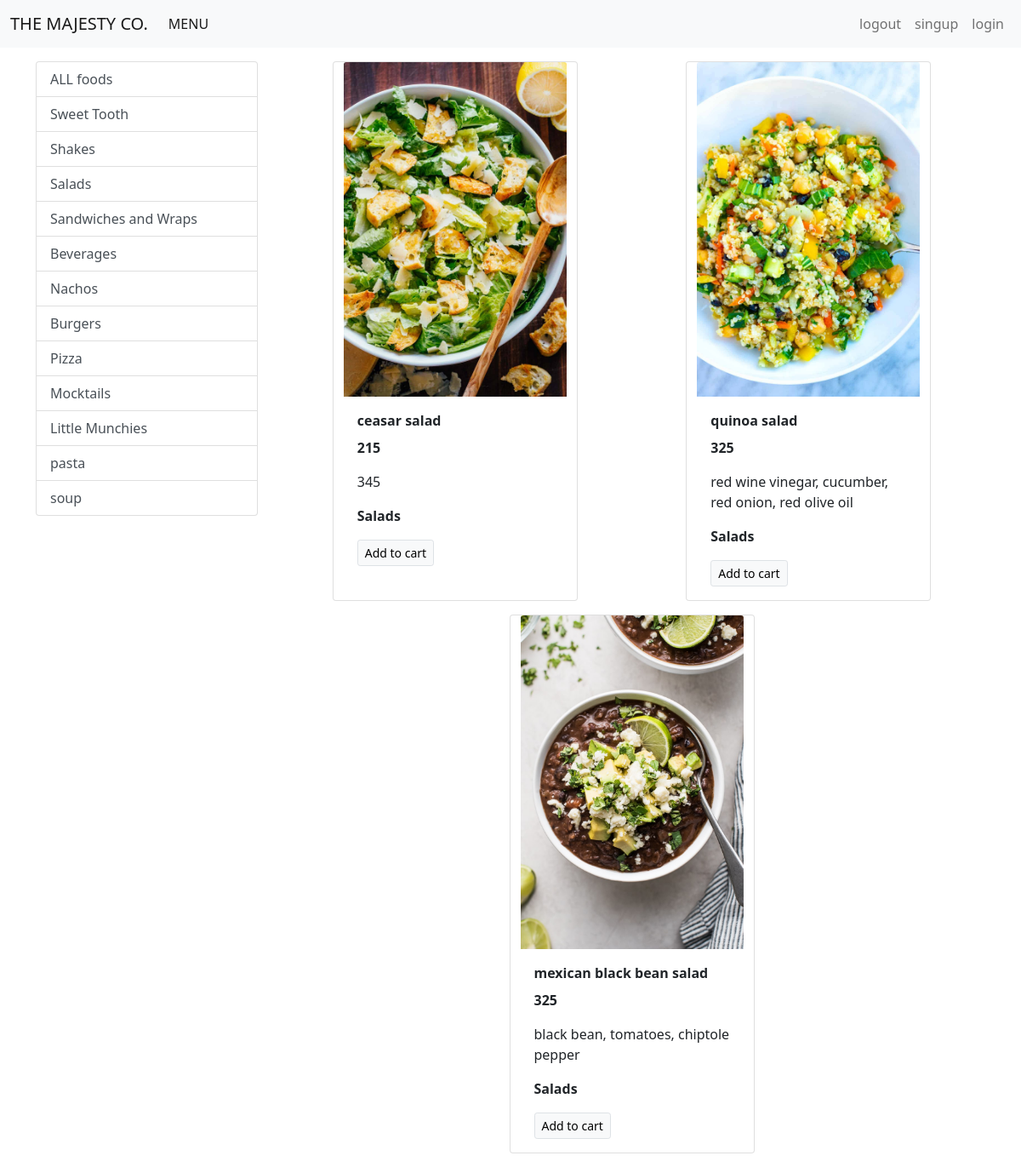
The app's page /?category=4 with its own data.
### menue/models/category.py (models this page shows)
class Category(models.Model):
    name = models.CharField(max_length=20)
    @staticmethod
    def get_all_categories():
        return Category.objects.all()
    def __str__(self):
        return self.name

### menue/models/product.py (models this page shows, shortened)
class Product(models.Model):
    name = models.CharField(max_length=50)
    price = models.IntegerField(default=0)
    description = models.CharField(max_length=200, default='', null=True, blank=True)
    image = models.ImageField(upload_to='products/')
    category = models.ForeignKey(Category, on_delete=models.CASCADE, default=1)
    @staticmethod
    def get_all_products_by_categoryid(category_id):
        if category_id:
            return Product.objects.filter(category = category_id)
        else:
            return Product.get_all_products();

### menue/views.py (the view)
# urls.py: path('', index),
def index(request):
    products = None
    categories = Category.get_all_categories()
    categoryID = request.GET.get('category')
    if categoryID:
        products = Product.get_all_products_by_categoryid(categoryID)
    else:
        products = Product.get_all_products()
    data = {}
    data['products'] = products
    data['categories'] = categories
    return render(request, 'index.html', data)

### menue/templates/index.html
{% extends 'base.html' %}
{% block content %}
<div class="container mt-3 ">
 <div class="row">
  <div class="col-lg-3 mx-auto">
    <div class="list-group">
      <a href="/" class="list-group-item list-group-item-action ">ALL foods</a>
      {% for category in categories %}
      <a href="/?category={{category.id}}" class="list-group-item list-group-item-action ">{{category.name}}</a>
      {% endfor %}
    </div>
  </div>
    <div id='product' class="col-lg-9 mx-auto">
      <div class="row mx-auto">
        {% for product in products  %}
         <div class="card mx-auto mb-3" style="width: 18rem;">
           <img src="{{product.image.url}}" class="card-img-top" alt="...">
           <div class="card-body">
             <p class="card-title"><b>{{product.name}}</b></p>
             <p class="card-text"><b>{{product.price}}</b></p>
             <p class="card-text">{{product.description}}</p>
             <p class="card-text"><b>{{product.category}}</b></p>
             <a href="#" class="btn btn-light border btn-sm">Add to cart</a>
           </div>
         </div>
        {%  endfor %}
      </div>
    </div>
  </div>
</div>
{% endblock %}

### records on screen
Category: name "Sweet Tooth"
Category: name "Shakes"
Category: name "Salads"
Category: name "Sandwiches and Wraps"
Category: name "Beverages"
Category: name "Nachos"
Category: name "Burgers"
Category: name "Pizza"
Category: name "Mocktails"
Category: name "Little Munchies"
Category: name "pasta"
Category: name "soup"
Product: image (picture), name "ceasar salad", price "215", description "345", category "Salads"
Product: image (picture), name "quinoa salad", price "325", description "red wine vinegar, cucumber, red onion, red olive oil", category "Salads"
Product: image (picture), name "mexican black bean salad", price "325", description "black bean, tomatoes, chiptole pepper", category "Salads"
